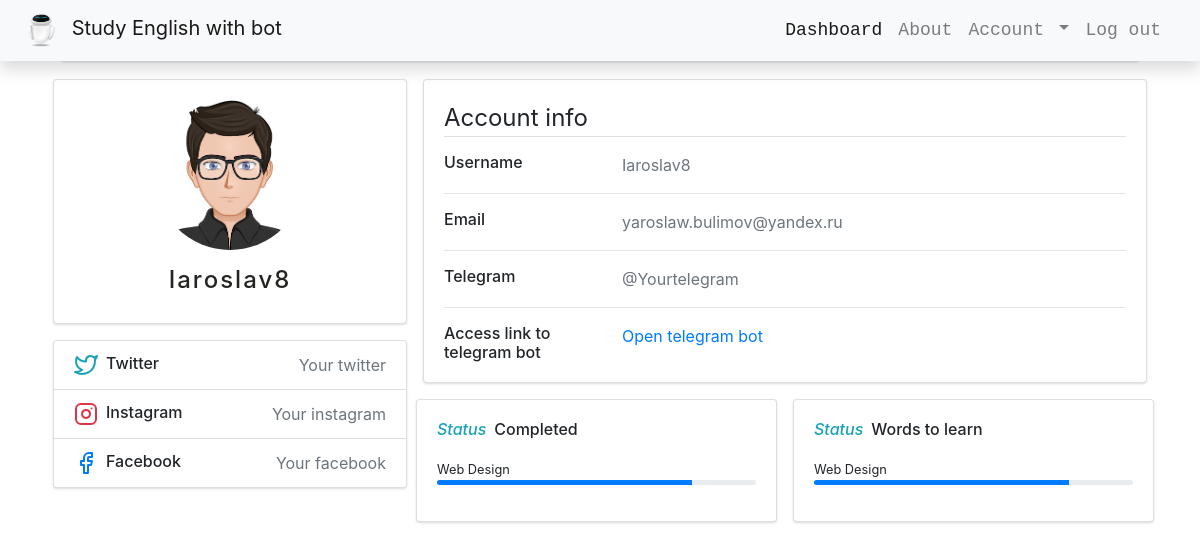
Page /account (signed in) on the earlier database version.
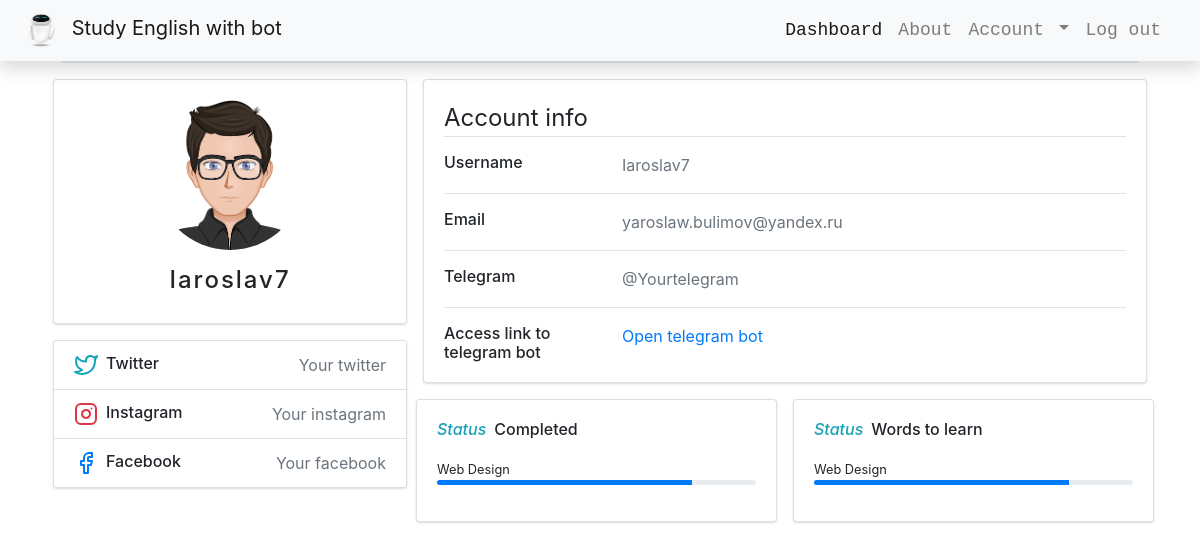
Same page on the later database version.
### app/models.py (models this page shows, shortened)
class User(db.Model, UserMixin):
    id = db.Column(db.Integer, primary_key=True)
    name = db.Column(db.String(20), unique=True, nullable=False)
    email = db.Column(db.String(60), unique=True, nullable=False)
    img_file = db.Column(db.String(20), nullable=False, default="static/default.png")
    password = db.Column(db.String(60), nullable=False)
    access_link = db.Column(db.String(70), nullable=False)
    new_user_words = db.relationship("NewWords", backref="person", lazy=True)
    user_chat = db.relationship("TbotChatId", uselist=False, lazy=True, backref="user")
    instagram = db.Column(db.String(30), nullable=False, default="Your instagram")
    facebook = db.Column(db.String(30), nullable=False, default="Your facebook")
    twitter = db.Column(db.String(30), nullable=False, default="Your twitter")
    telegram_info = db.Column(db.String(30), nullable=False, default="@Yourtelegram")

### app/users/routes.py (the view)
@users.route("/account", methods=["GET", "POST"])
@login_required
def account():
    image_file = current_user.img_file
    access_to_telebot = current_user.access_link
    return render_template(
        "account.html",
        title="Account",
        image_file=image_file,
        access_to_telebot=access_to_telebot,
        )

### app/models.py (called while the page is built)
@login_manager.user_loader
def load_user(user_id):
    return User.query.get(int(user_id))

### app/templates/account.html (shortened to what this page needs)
<!DOCTYPE html>
<html lang="en">
  {% block bot %}
  <head>
  </head>
  {% endblock bot %}
  <body>
    <link
      rel="stylesheet"
      href="{{ url_for('static', filename='main.css') }}"
    />
    <link
      rel="stylesheet"
      href="https://stackpath.bootstrapcdn.com/bootstrap/4.5.2/css/bootstrap.min.css"
    />
    <nav class="navbar navbar-expand-lg navbar-light bg-light fixed-top mb-5 shadow" style="background: transparent;">
      <a class="navbar-brand" id="brand" href="users.main">
        <img src="{{ url_for('static', filename='bot.png') }}"width="50" height="35" class="d-inline-block align-top" alt="">
        Study English with bot
      </a>
        <div class="container">
          <div class="collapse navbar-collapse" id="navbarResponsive">
            <ul class="navbar-nav ml-auto">
              <li class="nav-item active">
                <a class="nav-link" href="{{ url_for('users.dashboard') }}">Dashboard
                    </a>
              </li>
              <li class="nav-item">
                <a class="nav-link" href="#">About</a>
              </li>
              <li class="nav-item">
                {% if current_user.is_authenticated %}
                <li class="nav-item dropdown">
                  <a class="nav-link dropdown-toggle" href="{{ url_for('users.account') }}" id="navbarDropdown" role="button" data-toggle="dropdown" aria-haspopup="true" aria-expanded="false">
                    Account
                  </a>
                </li>
                {% else %}
                  <a class="nav-link" href="{{ url_for('users.login') }}">Log in</a>
                {% endif %}
              </li>
              <li class="nav-item">
                {% if current_user.is_authenticated %}
                  <a class="nav-link" href="{{ url_for('users.logout') }}">Log out</a>
                {% else %}
                <a class="nav-link" href="{{ url_for('users.signup') }}">Sign up</a>
                {% endif %}
              </li>
            </ul>
          </div>
        </div>
      </nav>
    <div class="container">
        <div class="main-body">
              <nav aria-label="breadcrumb" class="main-breadcrumb">
                <ol class="breadcrumb">
                  <li class="breadcrumb-item"><a href="index.html">Home</a></li>
                  <li class="breadcrumb-item"><a href="javascript:void(0)">User</a></li>
                  <li class="breadcrumb-item active" aria-current="page">User Profile</li>
                </ol>
              </nav>
              <div class="row gutters-sm">
                <div class="col-md-4 mb-3">
                  <div class="card">
                    <div class="card-body">
                      <div class="d-flex flex-column align-items-center text-center">
                        <img src="{{ image_file }}" alt="Admin" class="rounded-circle" width="150">
                        <div class="mt-3">
                          <h4> {{ current_user.name }}</h4>
                        </div>
                      </div>
                    </div>
                  </div>
                  <div class="card mt-3">
                    <ul class="list-group list-group-flush">
                      <li class="list-group-item d-flex justify-content-between align-items-center flex-wrap">
                        <h6 class="mb-0">Twitter</h6>
                        <span class="text-secondary">{{ current_user.twitter }}</span>
                      </li>
                      <li class="list-group-item d-flex justify-content-between align-items-center flex-wrap">
                        <h6 class="mb-0">Instagram</h6>
                        <span class="text-secondary">{{ current_user.instagram }}</span>
                      </li>
                      <li class="list-group-item d-flex justify-content-between align-items-center flex-wrap">
                        <h6 class="mb-0">Facebook</h6>
                        <span class="text-secondary">{{ current_user.facebook }}</span>
                      </li>
                    </ul>
                  </div>
                </div>
                <div class="col-md-8">
                  <div class="card mb-3">
                    <div class="card-body">
                      <legend class="border-bottom mb-3">Account info</legend>
                      <div class="row">
                        <div class="col-sm-3">
                          <h6 class="mb-0">Username</h6>
                        </div>
                        <div class="col-sm-9 text-secondary">
                          {{ current_user.name }}
                        </div>
                      </div>
                      <hr>
                      <div class="row">
                        <div class="col-sm-3">
                          <h6 class="mb-0">Email</h6>
                        </div>
                        <div class="col-sm-9 text-secondary">
                          {{ current_user.email }}
                        </div>
                      </div>
                      <hr>
                      <div class="row">
                        <div class="col-sm-3">
                          <h6 class="mb-0">Telegram</h6>
                        </div>
                        <div class="col-sm-9 text-secondary">
                          {{ current_user.telegram_info }}
                        </div>
                      </div>
                      <hr>
                      <div class="row">
                        <div class="col-sm-3">
                          <h6 class="mb-0">Access link to telegram bot</h6>
                        </div>
                        <div class="col-sm-9 text-secondary">
                          <a href="https://t.me/study_eng_with_bot?start={{ current_user.access_link }}">Open telegram bot</a>
                        </div>
                      </div>
                    </div>
                  </div>
                  <div class="row gutters-sm">
                    <div class="col-sm-6 mb-3">
                      <div class="card h-100">
                        <div class="card-body">
                          <h6 class="d-flex align-items-center mb-3"><i class="material-icons text-info mr-2">Status</i>Completed</h6>
                          <small>Web Design</small>
                          <div class="progress mb-3" style="height: 5px">
                            <div class="progress-bar bg-primary" role="progressbar" style="width: 80%" aria-valuenow="80" aria-valuemin="0" aria-valuemax="100"></div>
                          </div>
                        </div>
                      </div>
                    </div>
                    <div class="col-sm-6 mb-3">
                      <div class="card h-100">
                        <div class="card-body">
                          <h6 class="d-flex align-items-center mb-3"><i class="material-icons text-info mr-2">Status</i>Words to learn</h6>
                          <small>Web Design</small>
                          <div class="progress mb-3" style="height: 5px">
                            <div class="progress-bar bg-primary" role="progressbar" style="width: 80%" aria-valuenow="80" aria-valuemin="0" aria-valuemax="100"></div>
                          </div>
                        </div>
                      </div>
                    </div>
                  </div>
                </div>
              </div>
            </div>
        </div>
  </body>
</html>

### app/static/main.css (style rules this page uses)
html, body { background: url('https://images.unsplash.com/photo-1530543787849-128d94430c6b?ixlib=rb-1.2.1&ixid=eyJhcHBfaWQiOjEyMDd9&auto=format&fit=crop&w=1500&q=80/1920x1080') no-repeat center center fixed; -webkit-background-size: cover; -moz-background-size: cover; background-size: cover; -o-background-size: cover; }
h4 { letter-spacing: 2px; color: rgb(36, 36, 33); }
nav .navbar-nav li a { color: rgb(197, 200, 202); font-size: large; font-family: 'Courier New', Courier, monospace; }
body { margin-top:20px; color: #1a202c; text-align: left; }
.main-body { padding: 15px; }
.card { box-shadow: 0 1px 3px 0 rgba(0,0,0,.1), 0 1px 2px 0 rgba(0,0,0,.06); }
.card { position: relative; display: flex; flex-direction: column; min-width: 0; word-wrap: break-word; background-color: #fff; background-clip: border-box; border: 0 solid rgba(0,0,0,.125); border-radius: .25rem; }
.card-body { flex: 1 1 auto; padding: 1rem; }
.gutters-sm { margin-right: -8px; margin-left: -8px; }
.gutters-sm>.col, .gutters-sm>[class*=col-] { padding-right: 8px; padding-left: 8px; }
.mb-3, .my-3 { margin-bottom: 1rem!important; }
.h-100 { height: 100%!important; }

Differences in the rows shown:
changed User "Your twitter": name "Iaroslav8" → "Iaroslav7"
